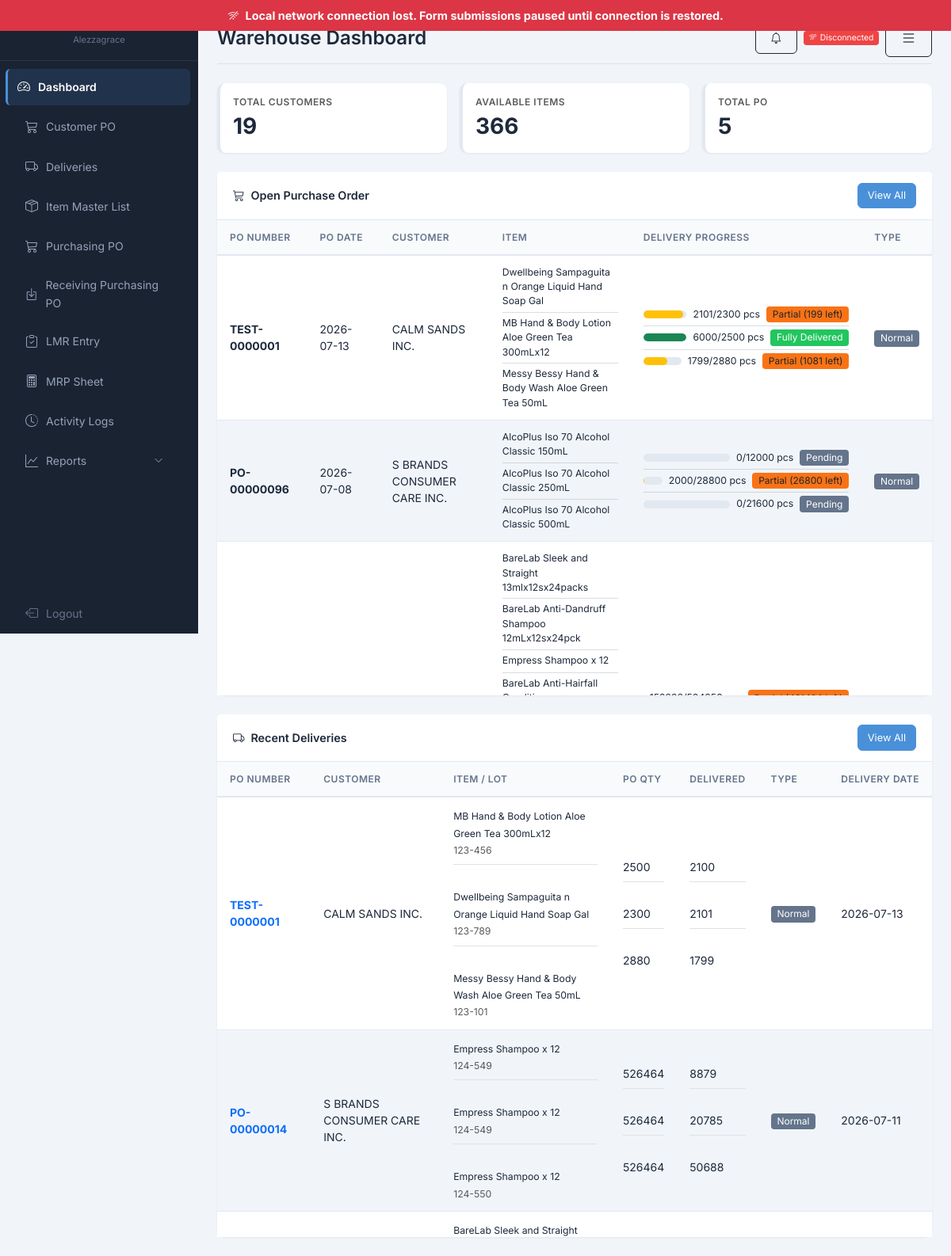
Page /?controller=warehouse (signed in) on the committed database.
### tables this page shows
CREATE TABLE IF NOT EXISTS `purchase_orders` (
  `po_id` int(11) NOT NULL AUTO_INCREMENT,
  `customer_po_number` varchar(100) DEFAULT NULL,
  `customer_po_date` date DEFAULT NULL,
  `po_number` varchar(50) NOT NULL,
  `customer_id` int(11) NOT NULL,
  `requested_by` int(11) NOT NULL,
  `status` enum('pending','accepted','rejected','delivered') DEFAULT 'pending',
  `completed_at` datetime DEFAULT NULL,
  `date_created` datetime DEFAULT current_timestamp(),
  `last_update` timestamp NOT NULL DEFAULT current_timestamp() ON UPDATE current_timestamp(),
  `total_quantity` int(11) DEFAULT 0,
  `customer_terms` int(11) DEFAULT 0 COMMENT 'Payment terms in days',
  `production_type` enum('normal','advance') DEFAULT 'normal',
  `produced_quantity` int(11) DEFAULT 0,
  `delivered_quantity` int(11) DEFAULT 0,
  `remove` tinyint(1) NOT NULL DEFAULT 0,
  PRIMARY KEY (`po_id`),
  KEY `customer_id` (`customer_id`),
  KEY `requested_by` (`requested_by`),
  CONSTRAINT `purchase_orders_ibfk_1` FOREIGN KEY (`customer_id`) REFERENCES `customers` (`customer_id`),
  CONSTRAINT `purchase_orders_ibfk_2` FOREIGN KEY (`requested_by`) REFERENCES `users` (`user_id`)
);

CREATE TABLE IF NOT EXISTS `customers` (
  `customer_id` int(11) NOT NULL AUTO_INCREMENT,
  `customer_code` varchar(50) NOT NULL,
  `customer_name` varchar(255) NOT NULL,
  `customer_address` text DEFAULT NULL,
  `customer_type` enum('vat','non_vat') DEFAULT 'vat' COMMENT 'vat=VAT registered, non_vat=Non-VAT',
  `customer_tin` varchar(50) DEFAULT NULL,
  `customer_terms` varchar(50) DEFAULT NULL,
  `date_created` datetime DEFAULT current_timestamp(),
  `status` tinyint(1) DEFAULT 1 COMMENT '0=inactive, 1=active',
  `remove` tinyint(1) DEFAULT 0 COMMENT '0=active, 1=soft deleted',
  `last_update` timestamp NOT NULL DEFAULT current_timestamp() ON UPDATE current_timestamp(),
  PRIMARY KEY (`customer_id`),
  UNIQUE KEY `customer_code` (`customer_code`),
  KEY `idx_customer_code` (`customer_code`),
  KEY `idx_status` (`status`),
  KEY `idx_remove` (`remove`)
);

CREATE TABLE IF NOT EXISTS `purchase_order_items` (
  `poi_id` int(11) NOT NULL AUTO_INCREMENT,
  `po_id` int(11) NOT NULL,
  `item_id` int(11) NOT NULL,
  `item_code` varchar(100) DEFAULT NULL,
  `item_uom` varchar(50) NOT NULL DEFAULT 'PCS',
  `quantity` int(11) NOT NULL,
  `produced_quantity` int(11) DEFAULT 0 COMMENT 'Produced quantity per item',
  `delivered_quantity` int(11) DEFAULT 0 COMMENT 'Delivered quantity per item',
  `unit_price` decimal(15,2) NOT NULL,
  PRIMARY KEY (`poi_id`),
  KEY `po_id` (`po_id`),
  KEY `item_id` (`item_id`),
  CONSTRAINT `purchase_order_items_ibfk_1` FOREIGN KEY (`po_id`) REFERENCES `purchase_orders` (`po_id`)
);

CREATE TABLE IF NOT EXISTS `items` (
  `item_id` int(11) NOT NULL AUTO_INCREMENT,
  `item_code` varchar(50) NOT NULL,
  `item_type` enum('RM','PM','FG','SFG','SUPPLIES') DEFAULT NULL,
  `raw_c_type` varchar(50) DEFAULT NULL,
  `item_description` varchar(255) NOT NULL,
  `customer_id` int(11) DEFAULT NULL,
  `item_uom` varchar(50) NOT NULL COMMENT 'Unit of Measurement',
  `uom_conversion` int(11) DEFAULT NULL COMMENT 'Units per case, e.g. 10 means 10 PCS = 1 CS. NULL when UOM is CS',
  `item_size` varchar(50) DEFAULT NULL,
  `item_amount` decimal(15,2) NOT NULL DEFAULT 0.00,
  `reorder_level` decimal(15,4) DEFAULT 0.0000,
  `date_created` datetime DEFAULT current_timestamp(),
  `status` tinyint(1) DEFAULT 1 COMMENT '0=inactive, 1=active',
  `remove` tinyint(1) DEFAULT 0 COMMENT '0=active, 1=soft deleted',
  `last_update` timestamp NOT NULL DEFAULT current_timestamp() ON UPDATE current_timestamp(),
  PRIMARY KEY (`item_id`),
  KEY `idx_item_code` (`item_code`),
  KEY `idx_status` (`status`),
  KEY `idx_remove` (`remove`)
);

CREATE TABLE IF NOT EXISTS `deliveries` (
  `delivery_id` int(11) NOT NULL AUTO_INCREMENT,
  `po_id` int(11) NOT NULL,
  `poi_id` int(11) DEFAULT NULL,
  `lot_id` int(11) DEFAULT NULL,
  `delivered_by` int(11) NOT NULL,
  `delivery_date` date NOT NULL,
  `remarks` text DEFAULT NULL,
  `report_remarks` text DEFAULT NULL,
  `remarks_type` varchar(20) DEFAULT NULL,
  `active_status` tinyint(1) DEFAULT 1 COMMENT '0=inactive, 1=active',
  `date_created` datetime DEFAULT current_timestamp(),
  `delivery_quantity` int(11) DEFAULT 0,
  `old_quantity` text DEFAULT NULL,
  `dr_number` varchar(50) DEFAULT NULL COMMENT 'Delivery Receipt number',
  `si_number` varchar(50) DEFAULT NULL,
  `plate_number` varchar(50) DEFAULT NULL,
  `vehicle_type` varchar(50) DEFAULT NULL,
  `logistic_provider` varchar(100) DEFAULT NULL,
  `is_over_shipment` tinyint(1) DEFAULT 0,
  `old_dr_number` varchar(50) DEFAULT NULL,
  `lot_items` longtext DEFAULT NULL COMMENT 'JSON array of lot details [{lot_id, poi_id, qty}]' CHECK (json_valid(`lot_items`)),
  `remove` tinyint(1) NOT NULL DEFAULT 0,
  PRIMARY KEY (`delivery_id`),
  UNIQUE KEY `uk_si_number` (`si_number`),
  KEY `po_id` (`po_id`),
  KEY `delivered_by` (`delivered_by`),
  KEY `lot_id` (`lot_id`),
  CONSTRAINT `deliveries_ibfk_1` FOREIGN KEY (`po_id`) REFERENCES `purchase_orders` (`po_id`),
  CONSTRAINT `deliveries_ibfk_2` FOREIGN KEY (`delivered_by`) REFERENCES `users` (`user_id`),
  CONSTRAINT `deliveries_ibfk_3` FOREIGN KEY (`lot_id`) REFERENCES `production_lots` (`lot_id`)
);

### warehouse/views/dashboard.php (the view, shortened to what the rows shown need)
    <div class="card data-card mb-4">
        <div class="table-responsive">
            <table class="table table-hover mb-0">
                <thead>
                    <tr>
                        <th>PO Number</th>
                        <th>PO Date</th>
                        <th>Customer</th>
                        <th>Item</th>
<th>Delivery Progress</th>
                        <th>Type</th>
                    </tr>
                </thead>
                <tbody>
                    <?php foreach ($purchase_orders ?? [] as $po):
                        $items = $po_items_map[$po['po_id']] ?? [];
                    ?>
                    <tr>
                        <td><strong><?= $po['customer_po_number'] ?></strong></td>
                        <td><?= date('Y-m-d', strtotime($po['customer_po_date'])) ?></td>
                        <td><?= htmlspecialchars($po['customer_name'] ?? '-') ?></td>
                        <td>
                            <?php if (!empty($items)): ?>
                                <?php foreach ($items as $idx => $item): ?>
                                    <?= $idx > 0 ? '<hr class="my-1 border-secondary">' : '' ?>
                                    <div class="d-flex align-items-center" style="min-height: 20px;">
                                        <small><?= htmlspecialchars($item['item_description'] ?? '-') ?></small>
                                    </div>
                                <?php endforeach; ?>
                            <?php else: ?>
                                <small class="text-muted">-</small>
                            <?php endif; ?>
                        </td>
                        <td>
                            <?php if (!empty($items)): ?>
                                <?php foreach ($items as $idx => $item):
                                    $qty = intval($item['quantity'] ?? 0);
                                    $itemDelivered = intval($item['delivered_quantity'] ?? 0);
                                    $itemPercent = $qty > 0 ? min(100, round(($itemDelivered / $qty) * 100)) : 0;
                                    $remaining = max(0, $qty - $itemDelivered);
                                ?>
                                    <?= $idx > 0 ? '<hr class="my-1 border-secondary">' : '' ?>
                                    <div class="d-flex align-items-center gap-2"><div class="progress flex-grow-1" style="height:10px"><div class="progress-bar <?= $itemDelivered >= $qty ? 'bg-success' : 'bg-warning' ?>" style="width:<?= $itemPercent ?>%"></div></div><small class="text-nowrap"><?= $itemDelivered ?>/<?= $qty ?> pcs</small><span class="badge <?= $itemDelivered >= $qty ? 'bg-success' : ($itemDelivered > 0 ? 'bg-warning text-dark' : 'bg-secondary') ?> text-nowrap"><?= $itemDelivered <= 0 ? 'Pending' : ($itemDelivered >= $qty ? 'Fully Delivered' : 'Partial (' . $remaining . ' left)') ?></span></div>
                                <?php endforeach; ?>
                            <?php else: ?>
                                <small class="text-muted">-</small>
                            <?php endif; ?>
                        </td>
                        <td><span class="badge bg-secondary">Normal</span></td>
                    </tr>
                    <?php endforeach; ?>
                </tbody>
            </table>
        </div>
    </div>
<div class="card data-card">
    <div class="table-responsive">
        <table class="table table-hover mb-0">
            <thead>
                <tr>
                    <th>PO Number</th>
                    <th>Customer</th>
                    <th>Item / Lot</th>
                    <th>PO Qty</th>
                    <th>Delivered</th>
                    <th>Type</th>
                    <th>Delivery Date</th>
                </tr>
            </thead>
            <tbody>
                <?php foreach (array_slice($deliveries ?? [], 0, 5) as $d):
                    $lotItems = json_decode($d['lot_items'] ?? '[]', true);
                    $hasLotItems = is_array($lotItems) && count($lotItems) > 0;
                    $poItems = $po_items_map[$d['po_id']] ?? [];
                    $poItemLookup = [];
                    foreach ($poItems as $pi) { $poItemLookup[$pi['item_code']] = $pi; }
                    $itemLines = [];
                    $poQtyLines = [];
                    $deliveredLines = [];
                    if ($hasLotItems) {
                        $idx = 0;
                        foreach ($lotItems as $li) {
                            $liCode = $li['item_code'] ?? '';
                            $liQty = $li['qty'] ?? 0;
                            $liDesc = $li['item_description'] ?? $liCode;
                            $liLot = $li['lot_number'] ?? '';
                            $poItem = $poItemLookup[$liCode] ?? null;
                            $poQty = $poItem ? $poItem['quantity'] : 0;
                            $sep = $idx < count($lotItems) - 1 ? ' border-bottom pb-2 mb-2' : '';
                            $itemLines[] = '<div class="' . $sep . '"><small>' . htmlspecialchars($liDesc) . '</small><br><small class="text-muted">' . htmlspecialchars($liLot) . '</small></div>';
                            $poQtyLines[] = '<div class="' . $sep . '">' . $poQty . '</div>';
                            $deliveredLines[] = '<div class="' . $sep . '">' . $liQty . '</div>';
                            $idx++;
                        }
                    } else {
                        $dItemQty = $d['item_quantity'] ?? 0;
                        $dDelivered = $d['delivery_quantity'] ?? 0;
                        $itemLines[] = '<small>' . htmlspecialchars(($d['item_code'] ?? '-') . ' - ' . ($d['item_description'] ?? '')) . '</small>';
                        $poQtyLines[] = $dItemQty;
                        $deliveredLines[] = $dDelivered;
                    }
                ?>
                <tr>
                    <td><strong class="text-primary"><?= $d['customer_po_number'] ?></strong></td>
                    <td><?= htmlspecialchars($d['customer_name'] ?? '-') ?></td>
                    <td><?= implode('<br>', $itemLines) ?></td>
                    <td><?= implode('<br>', $poQtyLines) ?></td>
                    <td><?= implode('<br>', $deliveredLines) ?></td>
                    <td><span class="badge bg-secondary">Normal</span></td>
                    <td><?= date('Y-m-d', strtotime($d['delivery_date'])) ?></td>
                </tr>
                <?php endforeach; ?>
            </tbody>
        </table>
    </div>
</div>

### rows in the picture
purchase_orders: customer_po_number "TEST-0000001", customer_po_date "2026-07-13", customer.customer_name "CALM SANDS INC."
purchase_order_items: item.item_description "Dwellbeing Sampaguita n Orange Liquid Hand Soap Gal", delivered_quantity "2101", quantity "2300", remaining "199", produced_quantity "2101"
purchase_order_items: item.item_description "MB Hand & Body Lotion Aloe Green Tea 300mLx12", delivered_quantity "6000", quantity "2500", shows "Fully Delivered"
purchase_order_items: item.item_description "Messy Bessy Hand & Body Wash Aloe Green Tea 50mL", delivered_quantity "1799", quantity "2880", remaining "1081", produced_quantity "1799"
purchase_orders: customer_po_number "PO-00000096", customer_po_date "2026-07-08", customer.customer_name "S BRANDS CONSUMER CARE INC."
purchase_order_items: item.item_description "AlcoPlus Iso 70 Alcohol Classic 150mL", delivered_quantity "0", quantity "12000", shows "Pending"
purchase_order_items: item.item_description "AlcoPlus Iso 70 Alcohol Classic 250mL", delivered_quantity "2000", quantity "28800", remaining "26800"
purchase_order_items: item.item_description "AlcoPlus Iso 70 Alcohol Classic 500mL", delivered_quantity "0", quantity "21600", shows "Pending"
purchase_order_items: item.item_description "BareLab Sleek and Straight 13mlx12sx24packs"
purchase_order_items: item.item_description "BareLab Anti-Dandruff Shampoo 12mLx12sx24pck"
purchase_order_items: item.item_description "Empress Shampoo x 12"
purchase_order_items: item.item_description "BareLab Anti-Hairfall…"
deliveries: po.customer_po_number "TEST-0000001", customers.customer_name "CALM SANDS INC.", liLot "123-456 123-789 123-101", poi.quantity "2500", poi.produced_quantity "2100", delivery_date "2026-07-13"
items: item_description "MB Hand & Body Lotion Aloe Green Tea 300mLx12"
items: item_description "Dwellbeing Sampaguita n Orange Liquid Hand Soap Gal"
items: item_description "Messy Bessy Hand & Body Wash Aloe Green Tea 50mL"
deliveries: po.customer_po_number "PO-00000014", customers.customer_name "S BRANDS CONSUMER CARE INC.", liDesc "Empress Shampoo x 12 Empress Shampoo x 12 Empress Shampoo x 12", liLot "124-549 124-549 124-550", poi.quantity "526464 526464 526464", liQty "8879 20785 50688", delivery_date "2026-07-11"
deliveries: liDesc "BareLab Sleek and Straight…"

### other values in the picture
$_SESSION['full_name'] "Alezzagrace"
$page_title "Warehouse Dashboard"
count($customers ?? []) "19"
count($items ?? []) "366"
$allPOCount "5"
